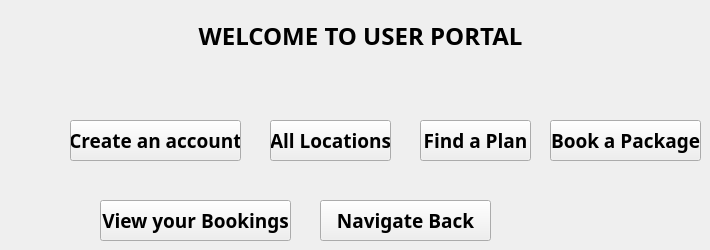
    <widget class="QWidget" name="UserLogin">
     <widget class="QLabel" name="label_5">
      <property name="geometry">
       <rect>
        <x>140</x>
        <y>10</y>
        <width>441</width>
        <height>51</height>
       </rect>
      </property>
      <property name="font">
       <font>
        <family>Myriad Hebrew</family>
        <pointsize>18</pointsize>
        <weight>75</weight>
        <italic>false</italic>
        <bold>true</bold>
       </font>
      </property>
      <property name="text">
       <string>WELCOME TO USER PORTAL</string>
      </property>
      <property name="alignment">
       <set>Qt::AlignCenter</set>
      </property>
     </widget>
     <widget class="QPushButton" name="createAccount">
      <property name="geometry">
       <rect>
        <x>70</x>
        <y>120</y>
        <width>171</width>
        <height>41</height>
       </rect>
      </property>
      <property name="font">
       <font>
        <family>Myriad Hebrew</family>
        <pointsize>14</pointsize>
        <weight>75</weight>
        <bold>true</bold>
       </font>
      </property>
      <property name="text">
       <string>Create an account</string>
      </property>
     </widget>
     <widget class="QPushButton" name="allLocations">
      <property name="geometry">
       <rect>
        <x>270</x>
        <y>120</y>
        <width>121</width>
        <height>41</height>
       </rect>
      </property>
      <property name="font">
       <font>
        <family>Myriad Hebrew</family>
        <pointsize>14</pointsize>
        <weight>75</weight>
        <bold>true</bold>
       </font>
      </property>
      <property name="text">
       <string>All Locations</string>
      </property>
     </widget>
     <widget class="QPushButton" name="findAPlan">
      <property name="geometry">
       <rect>
        <x>420</x>
        <y>120</y>
        <width>111</width>
        <height>41</height>
       </rect>
      </property>
      <property name="font">
       <font>
        <family>Myriad Hebrew</family>
        <pointsize>14</pointsize>
        <weight>75</weight>
        <bold>true</bold>
       </font>
      </property>
      <property name="text">
       <string>Find a Plan</string>
      </property>
     </widget>
     <widget class="QPushButton" name="bookAPackage">
      <property name="geometry">
       <rect>
        <x>550</x>
        <y>120</y>
        <width>151</width>
        <height>41</height>
       </rect>
      </property>
      <property name="font">
       <font>
        <family>Myriad Hebrew</family>
        <pointsize>14</pointsize>
        <weight>75</weight>
        <bold>true</bold>
       </font>
      </property>
      <property name="text">
       <string>Book a Package</string>
      </property>
     </widget>
     <widget class="QPushButton" name="viewBookings">
      <property name="geometry">
       <rect>
        <x>100</x>
        <y>200</y>
        <width>191</width>
        <height>41</height>
       </rect>
      </property>
      <property name="font">
       <font>
        <family>Myriad Hebrew</family>
        <pointsize>14</pointsize>
        <weight>75</weight>
        <bold>true</bold>
       </font>
      </property>
      <property name="text">
       <string>View your Bookings</string>
      </property>
     </widget>
     <widget class="QPushButton" name="backSafety">
      <property name="geometry">
       <rect>
        <x>320</x>
        <y>200</y>
        <width>171</width>
        <height>41</height>
       </rect>
      </property>
      <property name="font">
       <font>
        <family>Myriad Hebrew</family>
        <pointsize>14</pointsize>
        <weight>75</weight>
        <bold>true</bold>
       </font>
      </property>
      <property name="text">
       <string>Navigate Back</string>
      </property>
     </widget>
    </widget>
